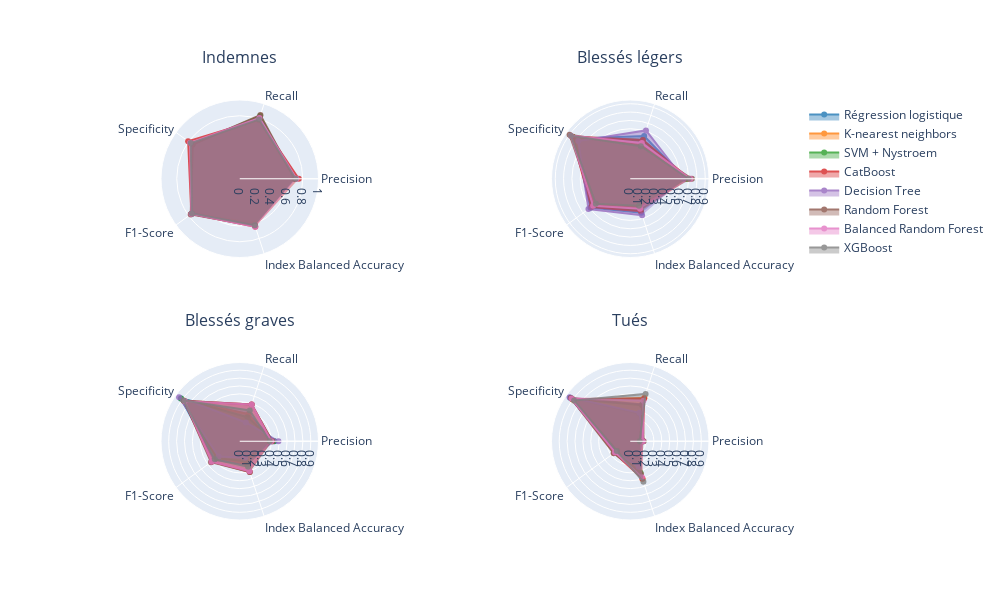

The notebook cell saved with this chart:
### Code cell
categories = ['Precision', "Recall",  "Specificity", "F1-Score","Index Balanced Accuracy"]
cols = px.colors.DEFAULT_PLOTLY_COLORS

fig = make_subplots(rows = 2, cols=2, subplot_titles = ('Indemnes', 'Blessés légers', 'Blessés graves','Tués'),
                    specs=[[{"type": "polar"} for _ in range(2)] for _ in range(2)])
fig.update_annotations(yshift=30)
opacity=0.8
cpt = 0
for modele in ['logreg', 'KNN', 'svmnys','catboost', 'decision_tree','random_forest', 'balanced_random_forest','xgboost']:
    fig.add_trace(go.Scatterpolar(
        line=dict(color=cols[cpt]),
        r=r_indemnes[modele],
        theta=categories,
        fill='toself',
        opacity =opacity,
        #legendgroup='1',
        name=names[modele], showlegend=False), row=1, col=1)
    fig.add_trace(go.Scatterpolar(
        line=dict(color=cols[cpt]),
        r=r_bleg[modele],
        theta=categories,
        fill='toself',
        opacity =opacity,
        #legendgroup='2',
        name=names[modele], showlegend=False), row=1, col=2)
    fig.add_trace(go.Scatterpolar(
        line=dict(color=cols[cpt]),
        r=r_bgrav[modele],
        theta=categories,
        fill='toself',
        opacity =opacity,
        #legendgroup='2',
        name=names[modele], showlegend=False), row=2, col=1)
    fig.add_trace(go.Scatterpolar(
        line=dict(color=cols[cpt]),
        r=r_tues[modele],
        theta=categories,
        fill='toself',
        opacity =opacity,
        #legendgroup='2',
        name=names[modele], showlegend=True), row=2, col=2)
    cpt += 1

fig.update_layout(
    height=600, 
    width=1000,
    polar=dict(
        radialaxis=dict(
            visible=True,
            range=[0, 1]
            ))
    #legend_tracegroupgap = 10
    )
fig.show()

### Figure 1 — Plotly figure (JSON) as saved in the notebook; plotly's stock layout.template omitted (floating-point values rounded to 4 significant figures)
{"data": [{"fill": "toself", "line": {"color": "rgb(31, 119, 180)"}, "name": "Régression logistique", "opacity": 0.8, "r": [0.7, 0.82, 0.75, 0.76, 0.62], "showlegend": false, "subplot": "polar", "theta": ["Precision", "Recall", "Specificity", "F1-Score", "Index Balanced Accuracy"], "type": "scatterpolar"}, {"fill": "toself", "line": {"color": "rgb(31, 119, 180)"}, "name": "Régression logistique", "opacity": 0.8, "r": [0.66, 0.54, 0.82, 0.59, 0.43], "showlegend": false, "subplot": "polar2", "theta": ["Precision", "Recall", "Specificity", "F1-Score", "Index Balanced Accuracy"], "type": "scatterpolar"}, {"fill": "toself", "line": {"color": "rgb(31, 119, 180)"}, "name": "Régression logistique", "opacity": 0.8, "r": [0.44, 0.36, 0.92, 0.4, 0.31], "showlegend": false, "subplot": "polar3", "theta": ["Precision", "Recall", "Specificity", "F1-Score", "Index Balanced Accuracy"], "type": "scatterpolar"}, {"fill": "toself", "line": {"color": "rgb(31, 119, 180)"}, "name": "Régression logistique", "opacity": 0.8, "r": [0.16, 0.37, 0.94, 0.22, 0.33], "showlegend": true, "subplot": "polar4", "theta": ["Precision", "Recall", "Specificity", "F1-Score", "Index Balanced Accuracy"], "type": "scatterpolar"}, {"fill": "toself", "line": {"color": "rgb(255, 127, 14)"}, "name": "K-nearest neighbors", "opacity": 0.8, "r": [0.7, 0.78, 0.77, 0.74, 0.6], "showlegend": false, "subplot": "polar", "theta": ["Precision", "Recall", "Specificity", "F1-Score", "Index Balanced Accuracy"], "type": "scatterpolar"}, {"fill": "toself", "line": {"color": "rgb(255, 127, 14)"}, "name": "K-nearest neighbors", "opacity": 0.8, "r": [0.68, 0.42, 0.86, 0.52, 0.35], "showlegend": false, "subplot": "polar2", "theta": ["Precision", "Recall", "Specificity", "F1-Score", "Index Balanced Accuracy"], "type": "scatterpolar"}, {"fill": "toself", "line": {"color": "rgb(255, 127, 14)"}, "name": "K-nearest neighbors", "opacity": 0.8, "r": [0.36, 0.36, 0.88, 0.36, 0.3], "showlegend": false, "subplot": "polar3", "theta": ["Precision", "Recall", "Specificity", "F1-Score", "Index Balanced Accuracy"], "type": "scatterpolar"}, {"fill": "toself", "line": {"color": "rgb(255, 127, 14)"}, "name": "K-nearest neighbors", "opacity": 0.8, "r": [0.12, 0.58, 0.88, 0.2, 0.5], "showlegend": true, "subplot": "polar4", "theta": ["Precision", "Recall", "Specificity", "F1-Score", "Index Balanced Accuracy"], "type": "scatterpolar"}, {"fill": "toself", "line": {"color": "rgb(44, 160, 44)"}, "name": "SVM + Nystroem", "opacity": 0.8, "r": [0.69, 0.84, 0.74, 0.76, 0.62], "showlegend": false, "subplot": "polar", "theta": ["Precision", "Recall", "Specificity", "F1-Score", "Index Balanced Accuracy"], "type": "scatterpolar"}, {"fill": "toself", "line": {"color": "rgb(44, 160, 44)"}, "name": "SVM + Nystroem", "opacity": 0.8, "r": [0.68, 0.49, 0.85, 0.57, 0.4], "showlegend": false, "subplot": "polar2", "theta": ["Precision", "Recall", "Specificity", "F1-Score", "Index Balanced Accuracy"], "type": "scatterpolar"}, {"fill": "toself", "line": {"color": "rgb(44, 160, 44)"}, "name": "SVM + Nystroem", "opacity": 0.8, "r": [0.43, 0.32, 0.92, 0.36, 0.27], "showlegend": false, "subplot": "polar3", "theta": ["Precision", "Recall", "Specificity", "F1-Score", "Index Balanced Accuracy"], "type": "scatterpolar"}, {"fill": "toself", "line": {"color": "rgb(44, 160, 44)"}, "name": "SVM + Nystroem", "opacity": 0.8, "r": [0.13, 0.48, 0.91, 0.21, 0.42], "showlegend": true, "subplot": "polar4", "theta": ["Precision", "Recall", "Specificity", "F1-Score", "Index Balanced Accuracy"], "type": "scatterpolar"}, {"fill": "toself", "line": {"color": "rgb(214, 39, 40)"}, "name": "CatBoost", "opacity": 0.8, "r": [0.75, 0.79, 0.81, 0.76, 0.64], "showlegend": false, "subplot": "polar", "theta": ["Precision", "Recall", "Specificity", "F1-Score", "Index Balanced Accuracy"], "type": "scatterpolar"}, {"fill": "toself", "line": {"color": "rgb(214, 39, 40)"}, "name": "CatBoost", "opacity": 0.8, "r": [0.71, 0.49, 0.86, 0.58, 0.41], "showlegend": false, "subplot": "polar2", "theta": ["Precision", "Recall", "Specificity", "F1-Score", "Index Balanced Accuracy"], "type": "scatterpolar"}, {"fill": "toself", "line": {"color": "rgb(214, 39, 40)"}, "name": "CatBoost", "opacity": 0.8, "r": [0.41, 0.49, 0.87, 0.44, 0.41], "showlegend": false, "subplot": "polar3", "theta": ["Precision", "Recall", "Specificity", "F1-Score", "Index Balanced Accuracy"], "type": "scatterpolar"}, {"fill": "toself", "line": {"color": "rgb(214, 39, 40)"}, "name": "CatBoost", "opacity": 0.8, "r": [0.16, 0.57, 0.91, 0.25, 0.5], "showlegend": true, "subplot": "polar4", "theta": ["Precision", "Recall", "Specificity", "F1-Score", "Index Balanced Accuracy"], "type": "scatterpolar"}, {"fill": "toself", "line": {"color": "rgb(148, 103, 189)"}, "name": "Decision Tree", "opacity": 0.8, "r": [0.71, 0.81, 0.76, 0.75, 0.62], "showlegend": false, "subplot": "polar", "theta": ["Precision", "Recall", "Specificity", "F1-Score", "Index Balanced Accuracy"], "type": "scatterpolar"}, {"fill": "toself", "line": {"color": "rgb(148, 103, 189)"}, "name": "Decision Tree", "opacity": 0.8, "r": [0.64, 0.61, 0.77, 0.62, 0.46], "showlegend": false, "subplot": "polar2", "theta": ["Precision", "Recall", "Specificity", "F1-Score", "Index Balanced Accuracy"], "type": "scatterpolar"}, {"fill": "toself", "line": {"color": "rgb(148, 103, 189)"}, "name": "Decision Tree", "opacity": 0.8, "r": [0.49, 0.25, 0.95, 0.33, 0.22], "showlegend": false, "subplot": "polar3", "theta": ["Precision", "Recall", "Specificity", "F1-Score", "Index Balanced Accuracy"], "type": "scatterpolar"}, {"fill": "toself", "line": {"color": "rgb(148, 103, 189)"}, "name": "Decision Tree", "opacity": 0.8, "r": [0.16, 0.38, 0.95, 0.23, 0.34], "showlegend": true, "subplot": "polar4", "theta": ["Precision", "Recall", "Specificity", "F1-Score", "Index Balanced Accuracy"], "type": "scatterpolar"}, {"fill": "toself", "line": {"color": "rgb(140, 86, 75)"}, "name": "Random Forest", "opacity": 0.8, "r": [0.7, 0.85, 0.74, 0.77, 0.63], "showlegend": false, "subplot": "polar", "theta": ["Precision", "Recall", "Specificity", "F1-Score", "Index Balanced Accuracy"], "type": "scatterpolar"}, {"fill": "toself", "line": {"color": "rgb(140, 86, 75)"}, "name": "Random Forest", "opacity": 0.8, "r": [0.74, 0.42, 0.9, 0.54, 0.36], "showlegend": false, "subplot": "polar2", "theta": ["Precision", "Recall", "Specificity", "F1-Score", "Index Balanced Accuracy"], "type": "scatterpolar"}, {"fill": "toself", "line": {"color": "rgb(140, 86, 75)"}, "name": "Random Forest", "opacity": 0.8, "r": [0.41, 0.49, 0.87, 0.45, 0.41], "showlegend": false, "subplot": "polar3", "theta": ["Precision", "Recall", "Specificity", "F1-Score", "Index Balanced Accuracy"], "type": "scatterpolar"}, {"fill": "toself", "line": {"color": "rgb(140, 86, 75)"}, "name": "Random Forest", "opacity": 0.8, "r": [0.17, 0.49, 0.93, 0.26, 0.44], "showlegend": true, "subplot": "polar4", "theta": ["Precision", "Recall", "Specificity", "F1-Score", "Index Balanced Accuracy"], "type": "scatterpolar"}, {"fill": "toself", "line": {"color": "rgb(227, 119, 194)"}, "name": "Balanced Random Forest", "opacity": 0.8, "r": [0.72, 0.81, 0.78, 0.76, 0.64], "showlegend": false, "subplot": "polar", "theta": ["Precision", "Recall", "Specificity", "F1-Score", "Index Balanced Accuracy"], "type": "scatterpolar"}, {"fill": "toself", "line": {"color": "rgb(227, 119, 194)"}, "name": "Balanced Random Forest", "opacity": 0.8, "r": [0.72, 0.45, 0.88, 0.55, 0.38], "showlegend": false, "subplot": "polar2", "theta": ["Precision", "Recall", "Specificity", "F1-Score", "Index Balanced Accuracy"], "type": "scatterpolar"}, {"fill": "toself", "line": {"color": "rgb(227, 119, 194)"}, "name": "Balanced Random Forest", "opacity": 0.8, "r": [0.4, 0.49, 0.86, 0.44, 0.4], "showlegend": false, "subplot": "polar3", "theta": ["Precision", "Recall", "Specificity", "F1-Score", "Index Balanced Accuracy"], "type": "scatterpolar"}, {"fill": "toself", "line": {"color": "rgb(227, 119, 194)"}, "name": "Balanced Random Forest", "opacity": 0.8, "r": [0.16, 0.54, 0.92, 0.24, 0.48], "showlegend": true, "subplot": "polar4", "theta": ["Precision", "Recall", "Specificity", "F1-Score", "Index Balanced Accuracy"], "type": "scatterpolar"}, {"fill": "toself", "line": {"color": "rgb(127, 127, 127)"}, "name": "XGBoost", "opacity": 0.8, "r": [0.71, 0.79, 0.77, 0.75, 0.62], "showlegend": false, "subplot": "polar", "theta": ["Precision", "Recall", "Specificity", "F1-Score", "Index Balanced Accuracy"], "type": "scatterpolar"}, {"fill": "toself", "line": {"color": "rgb(127, 127, 127)"}, "name": "XGBoost", "opacity": 0.8, "r": [0.7, 0.41, 0.88, 0.51, 0.34], "showlegend": false, "subplot": "polar2", "theta": ["Precision", "Recall", "Specificity", "F1-Score", "Index Balanced Accuracy"], "type": "scatterpolar"}, {"fill": "toself", "line": {"color": "rgb(127, 127, 127)"}, "name": "XGBoost", "opacity": 0.8, "r": [0.38, 0.41, 0.88, 0.39, 0.34], "showlegend": false, "subplot": "polar3", "theta": ["Precision", "Recall", "Specificity", "F1-Score", "Index Balanced Accuracy"], "type": "scatterpolar"}, {"fill": "toself", "line": {"color": "rgb(127, 127, 127)"}, "name": "XGBoost", "opacity": 0.8, "r": [0.12, 0.63, 0.88, 0.21, 0.54], "showlegend": true, "subplot": "polar4", "theta": ["Precision", "Recall", "Specificity", "F1-Score", "Index Balanced Accuracy"], "type": "scatterpolar"}], "layout": {"annotations": [{"font": {"size": 16}, "showarrow": false, "text": "Indemnes", "x": 0.225, "xanchor": "center", "xref": "paper", "y": 1, "yanchor": "bottom", "yref": "paper", "yshift": 30}, {"font": {"size": 16}, "showarrow": false, "text": "Blessés légers", "x": 0.775, "xanchor": "center", "xref": "paper", "y": 1, "yanchor": "bottom", "yref": "paper", "yshift": 30}, {"font": {"size": 16}, "showarrow": false, "text": "Blessés graves", "x": 0.225, "xanchor": "center", "xref": "paper", "y": 0.375, "yanchor": "bottom", "yref": "paper", "yshift": 30}, {"font": {"size": 16}, "showarrow": false, "text": "Tués", "x": 0.775, "xanchor": "center", "xref": "paper", "y": 0.375, "yanchor": "bottom", "yref": "paper", "yshift": 30}], "height": 600, "polar": {"domain": {"x": [0, 0.45], "y": [0.625, 1]}, "radialaxis": {"range": [0, 1], "visible": true}}, "polar2": {"domain": {"x": [0.55, 1], "y": [0.625, 1]}}, "polar3": {"domain": {"x": [0, 0.45], "y": [0, 0.375]}}, "polar4": {"domain": {"x": [0.55, 1], "y": [0, 0.375]}}, "width": 1000}}
